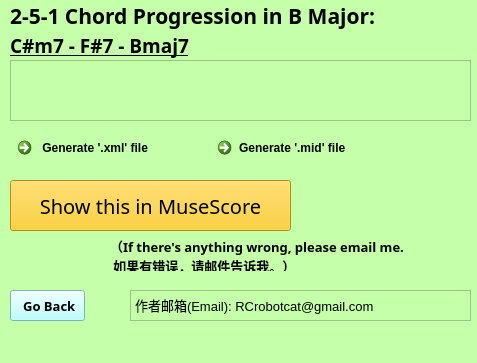
<?xml version="1.0" encoding="UTF-8"?>
<ui version="4.0">
 <class>BMaj</class>
 <widget class="QMainWindow" name="BMaj">
  <property name="geometry">
   <rect>
    <x>0</x>
    <y>0</y>
    <width>477</width>
    <height>363</height>
   </rect>
  </property>
  <property name="windowTitle">
   <string>MainWindow</string>
  </property>
  <property name="styleSheet">
   <string notr="true">background-color: rgb(197, 255, 170)</string>
  </property>
  <widget class="QWidget" name="centralwidget">
   <widget class="QPushButton" name="BackButton">
    <property name="geometry">
     <rect>
      <x>10</x>
      <y>290</y>
      <width>75</width>
      <height>31</height>
     </rect>
    </property>
    <property name="font">
     <font>
      <family>Microsoft JhengHei</family>
      <pointsize>10</pointsize>
      <bold>true</bold>
     </font>
    </property>
    <property name="styleSheet">
     <string notr="true">QPushButton
{
    /*背景颜色*/  
    background-color: rgb(170, 255, 255);   
    color:black;
      
}
QPushButton:pressed
{
    
    /*按下时字向右移动4像素*/  
    padding-left:4px;
    /*按下时字向下移动4像素*/  
    padding-top:4px;
}</string>
    </property>
    <property name="text">
     <string> Go Back</string>
    </property>
   </widget>
   <widget class="QTextBrowser" name="textBrowser">
    <property name="geometry">
     <rect>
      <x>130</x>
      <y>290</y>
      <width>341</width>
      <height>31</height>
     </rect>
    </property>
    <property name="html">
     <string>&lt;!DOCTYPE HTML PUBLIC &quot;-//W3C//DTD HTML 4.0//EN&quot; &quot;http://www.w3.org/TR/REC-html40/strict.dtd&quot;&gt;
&lt;html&gt;&lt;head&gt;&lt;meta name=&quot;qrichtext&quot; content=&quot;1&quot; /&gt;&lt;meta charset=&quot;utf-8&quot; /&gt;&lt;style type=&quot;text/css&quot;&gt;
p, li { white-space: pre-wrap; }
hr { height: 1px; border-width: 0; }
li.unchecked::marker { content: &quot;\2610&quot;; }
li.checked::marker { content: &quot;\2612&quot;; }
&lt;/style&gt;&lt;/head&gt;&lt;body style=&quot; font-family:'Microsoft YaHei UI'; font-size:9pt; font-weight:400; font-style:normal;&quot;&gt;
&lt;p style=&quot; margin-top:0px; margin-bottom:0px; margin-left:0px; margin-right:0px; -qt-block-indent:0; text-indent:0px;&quot;&gt;&lt;span style=&quot; font-size:10pt;&quot;&gt;作者邮箱(Email): RCrobotcat@gmail.com&lt;/span&gt;&lt;/p&gt;&lt;/body&gt;&lt;/html&gt;</string>
    </property>
   </widget>
   <widget class="QLabel" name="major_keys_2">
    <property name="geometry">
     <rect>
      <x>10</x>
      <y>30</y>
      <width>381</width>
      <height>31</height>
     </rect>
    </property>
    <property name="font">
     <font>
      <family>Ink Free</family>
      <pointsize>14</pointsize>
      <italic>false</italic>
      <bold>true</bold>
      <underline>true</underline>
     </font>
    </property>
    <property name="text">
     <string>C#m7 - F#7 - Bmaj7</string>
    </property>
   </widget>
   <widget class="QLabel" name="label">
    <property name="geometry">
     <rect>
      <x>110</x>
      <y>240</y>
      <width>361</width>
      <height>31</height>
     </rect>
    </property>
    <property name="font">
     <font>
      <family>新宋体</family>
      <pointsize>10</pointsize>
      <bold>true</bold>
     </font>
    </property>
    <property name="text">
     <string>（If there's anything wrong, please email me.
 如果有错误，请邮件告诉我。）</string>
    </property>
   </widget>
   <widget class="QListView" name="listView">
    <property name="geometry">
     <rect>
      <x>10</x>
      <y>60</y>
      <width>461</width>
      <height>61</height>
     </rect>
    </property>
    <property name="styleSheet">
     <string notr="true">border-image: url(:/Bmajor.png);</string>
    </property>
   </widget>
   <widget class="QCommandLinkButton" name="generate_mid">
    <property name="geometry">
     <rect>
      <x>210</x>
      <y>130</y>
      <width>181</width>
      <height>41</height>
     </rect>
    </property>
    <property name="styleSheet">
     <string notr="true">QCommandLinkButton
{
    /*背景颜色*/  
    background-color: rgb(211, 207, 255);   
    color:black;
      
}
QCommandLinkButton:pressed
{
    
    /*按下时字向右移动4像素*/  
    padding-left:4px;
    /*按下时字向下移动4像素*/  
    padding-top:4px;
}</string>
    </property>
    <property name="text">
     <string>Generate '.mid' file</string>
    </property>
   </widget>
   <widget class="QPushButton" name="showInMuseScore">
    <property name="geometry">
     <rect>
      <x>10</x>
      <y>180</y>
      <width>281</width>
      <height>51</height>
     </rect>
    </property>
    <property name="font">
     <font>
      <family>Eras Bold ITC</family>
      <pointsize>15</pointsize>
     </font>
    </property>
    <property name="styleSheet">
     <string notr="true">QPushButton
{
    /*背景颜色*/  
    background-color: rgb(255, 201, 6);   
    color:black;
      
}
QPushButton:pressed
{
    
    /*按下时字向右移动4像素*/  
    padding-left:4px;
    /*按下时字向下移动4像素*/  
    padding-top:4px;
}</string>
    </property>
    <property name="text">
     <string>Show this in MuseScore</string>
    </property>
   </widget>
   <widget class="QCommandLinkButton" name="generate_xml">
    <property name="geometry">
     <rect>
      <x>10</x>
      <y>130</y>
      <width>181</width>
      <height>41</height>
     </rect>
    </property>
    <property name="styleSheet">
     <string notr="true">QCommandLinkButton
{
    /*背景颜色*/  
    background-color: rgb(211, 207, 255);   
    color:black;
      
}
QCommandLinkButton:pressed
{
    
    /*按下时字向右移动4像素*/  
    padding-left:4px;
    /*按下时字向下移动4像素*/  
    padding-top:4px;
}</string>
    </property>
    <property name="text">
     <string> Generate '.xml' file</string>
    </property>
   </widget>
   <widget class="QLabel" name="major_keys">
    <property name="geometry">
     <rect>
      <x>10</x>
      <y>0</y>
      <width>381</width>
      <height>31</height>
     </rect>
    </property>
    <property name="font">
     <font>
      <family>Baskerville Old Face</family>
      <pointsize>16</pointsize>
      <italic>false</italic>
      <bold>true</bold>
      <underline>false</underline>
     </font>
    </property>
    <property name="text">
     <string>2-5-1 Chord Progression in B Major: </string>
    </property>
   </widget>
  </widget>
  <widget class="QMenuBar" name="menubar">
   <property name="geometry">
    <rect>
     <x>0</x>
     <y>0</y>
     <width>477</width>
     <height>22</height>
    </rect>
   </property>
  </widget>
  <widget class="QStatusBar" name="statusbar"/>
 </widget>
 <resources>
  <include location="251pic/Bmaj.qrc"/>
 </resources>
 <connections/>
</ui>
